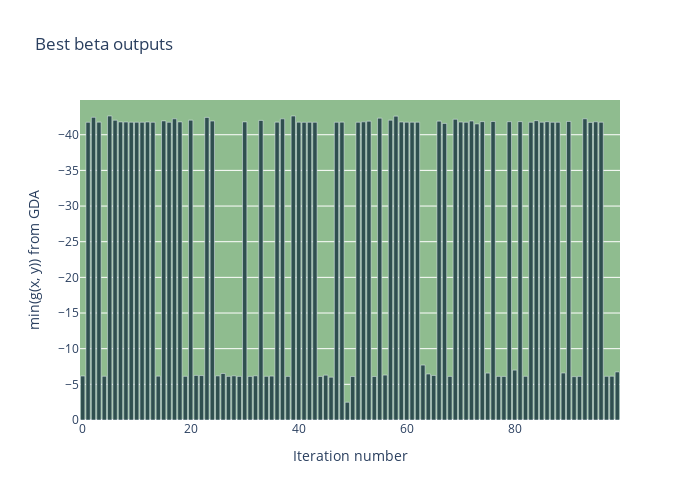

The notebook cell saved with this chart:
### Markdown cell above
Na koniec rysuję wykres wartości osiaganych przez _GDA_ dla znalezionego parametru __beta__.

### Code cell
layout = go.Layout(width=700, height=500,
                   title_text='Best beta outputs',
                   plot_bgcolor='DarkSeaGreen',
                   xaxis_title='Iteration number',
                   yaxis_title='min(g(x, y)) from GDA')
fig = go.Figure(data=[go.Bar(y=df[best_b], marker_color='DarkSlateGrey')], layout=layout)
fig.update_yaxes(autorange="reversed")
fig.show()

### Figure 1 — Plotly figure (JSON) as saved in the notebook; plotly's stock layout.template omitted (floating-point values rounded to 4 significant figures)
{"data": [{"marker": {"color": "DarkSlateGrey"}, "type": "bar", "y": [-6.165, -41.75, -42.44, -41.77, -6.129, -42.63, -42.03, -41.79, -41.78, -41.75, -41.75, -41.75, -41.79, -41.74, -6.144, -41.94, -41.74, -42.24, -41.8, -6.122, -42.04, -6.25, -6.228, -42.43, -41.92, -6.18, -6.52, -6.116, -6.19, -6.111, -41.8, -6.112, -6.194, -42.01, -6.123, -6.156, -41.77, -42.23, -6.113, -42.63, -41.76, -41.74, -41.75, -41.75, -6.106, -6.283, -5.999, -41.75, -41.77, -2.486, -6.094, -41.75, -41.81, -41.9, -6.095, -42.32, -6.297, -42.04, -42.61, -41.78, -41.75, -41.76, -41.75, -7.7, -6.449, -6.242, -41.91, -41.59, -6.112, -42.17, -41.77, -41.74, -41.92, -41.52, -41.83, -6.574, -41.85, -6.115, -6.108, -41.83, -6.993, -41.83, -6.123, -41.74, -41.97, -41.75, -41.83, -41.74, -41.75, -6.586, -41.86, -6.077, -6.113, -42.24, -41.73, -41.81, -41.75, -6.124, -6.133, -6.74]}], "layout": {"height": 500, "plot_bgcolor": "DarkSeaGreen", "title": {"text": "Best beta outputs"}, "width": 700, "xaxis": {"title": {"text": "Iteration number"}}, "yaxis": {"autorange": "reversed", "title": {"text": "min(g(x, y)) from GDA"}}}}
